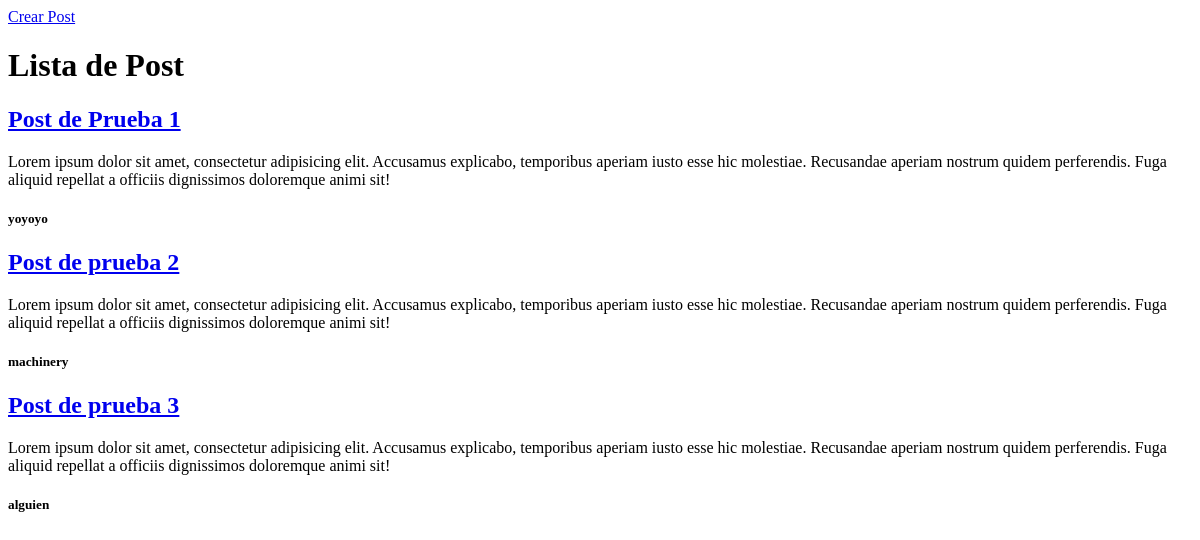
/posts/, run on an earlier commit of the app's database.
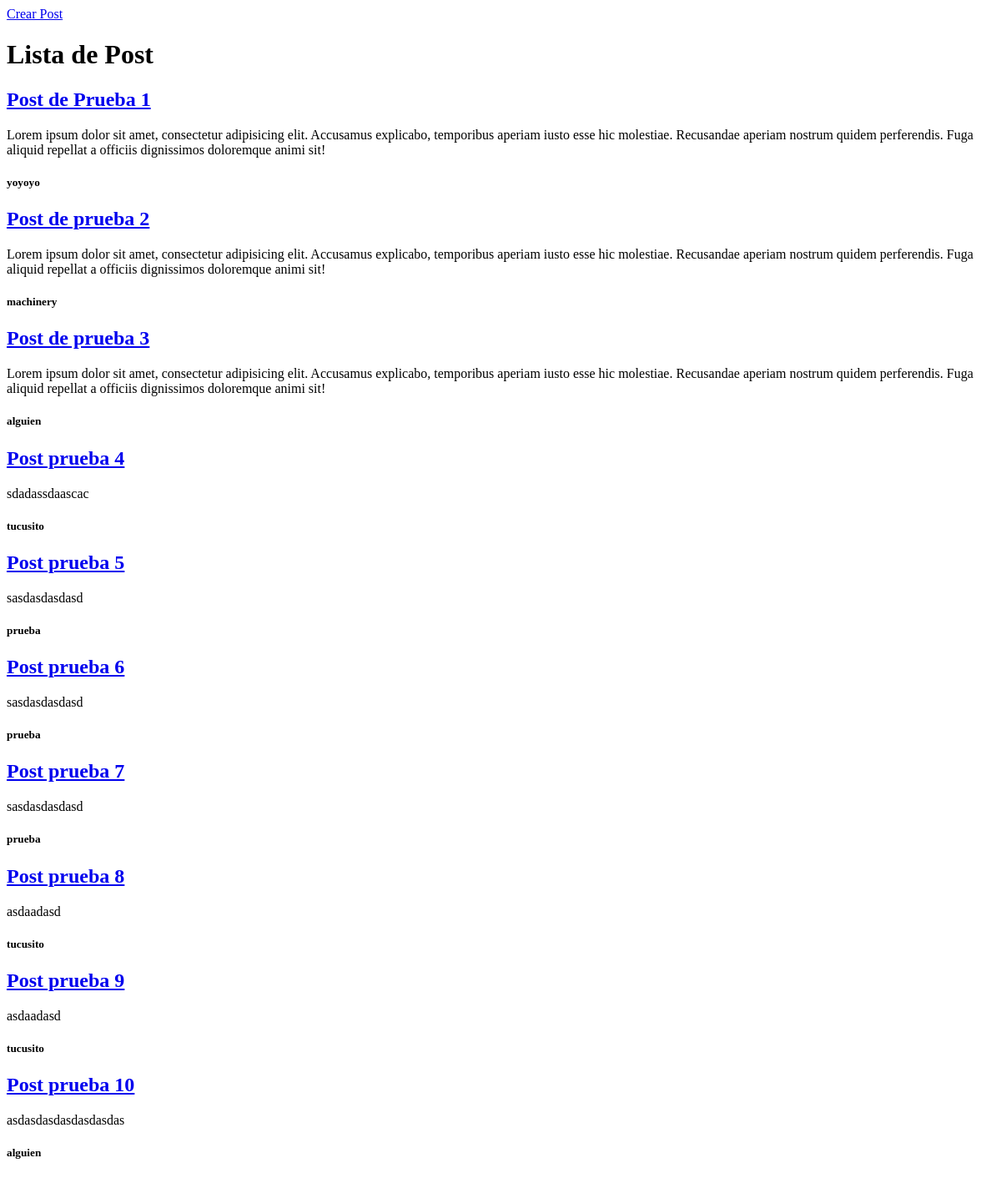
And on a later commit of the database.
### posts/models.py (models this page shows, shortened)
class Post(models.Model):
    title       = models.CharField("Titulo",max_length=120)
    content     = models.TextField("Contenido")
    updated     = models.DateTimeField("Fecha de Actualizacion",auto_now=True, auto_now_add=False)
    timestamp   = models.DateTimeField("Fecha de creacion",auto_now=False, auto_now_add=True)
    author      = models.CharField("Autor",max_length=120)
    def get_absolute_url(self):
    	return reverse("posts:detail", kwargs={"id":self.id})

### posts/views.py (the view)
# urls.py: path('', posts_list, name="list"),
def posts_list(request):
	template_name = 'post_list.html'
	queryset = Post.objects.all()
	context = {
		"title": "Lista de Post",
		"object_list": queryset,
	}
	return render(request, template_name, context)

### templates/post_list.html (shortened to what this page needs)
<!DOCTYPE html>
<html>
<head>
</head>
<body>
	<a href="{% url 'posts:create' %}">Crear Post</a>
	<h1> {{ title }} </h1>
	{% for obj in object_list %}
	<h2>  <a href="{{ obj.get_absolute_url }}">  {{ obj.title }} </a> </h2>
	<p> {{ obj.content }} </p>
	<h5> {{ obj.author }} </h5>
	{% endfor %}
</body>
</html>

What changed in the data, as far as the page shows it:
added Post: title "Post prueba 4", content "sdadassdaascac", author "tucusito"
added Post: title "Post prueba 5", content "sasdasdasdasd", author "prueba"
added Post: title "Post prueba 6", content "sasdasdasdasd", author "prueba"
added Post: title "Post prueba 7", content "sasdasdasdasd", author "prueba"
added Post: title "Post prueba 8", content "asdaadasd", author "tucusito"
added Post: title "Post prueba 9", content "asdaadasd", author "tucusito"
added Post: title "Post prueba 10", content "asdasdasdasdasdasdas", author "alguien"
